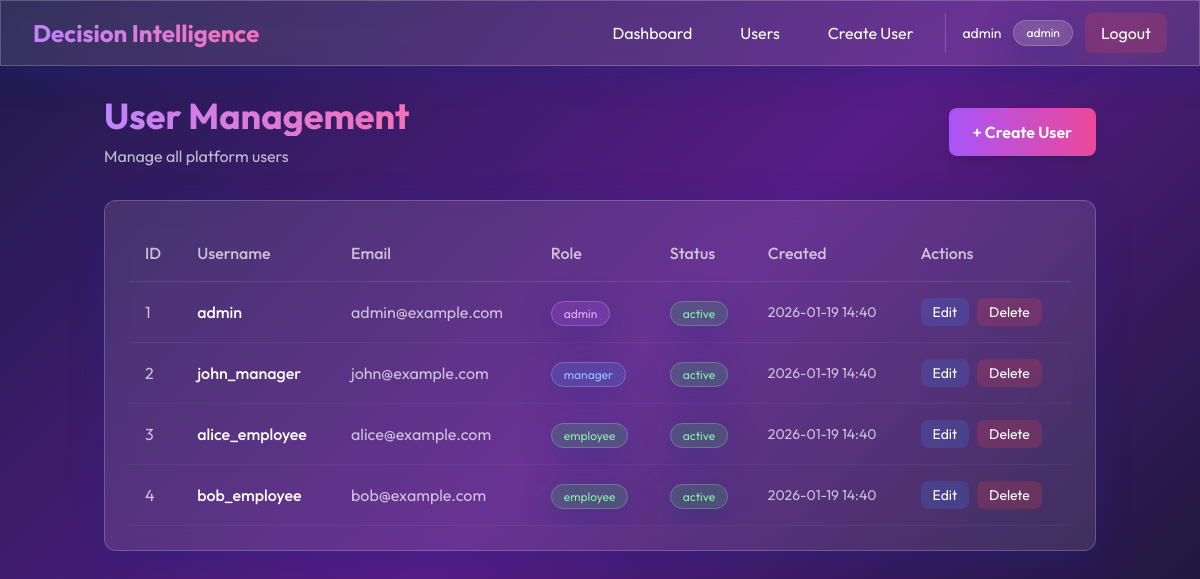
Before: /admin/users (signed in) with the older database file.
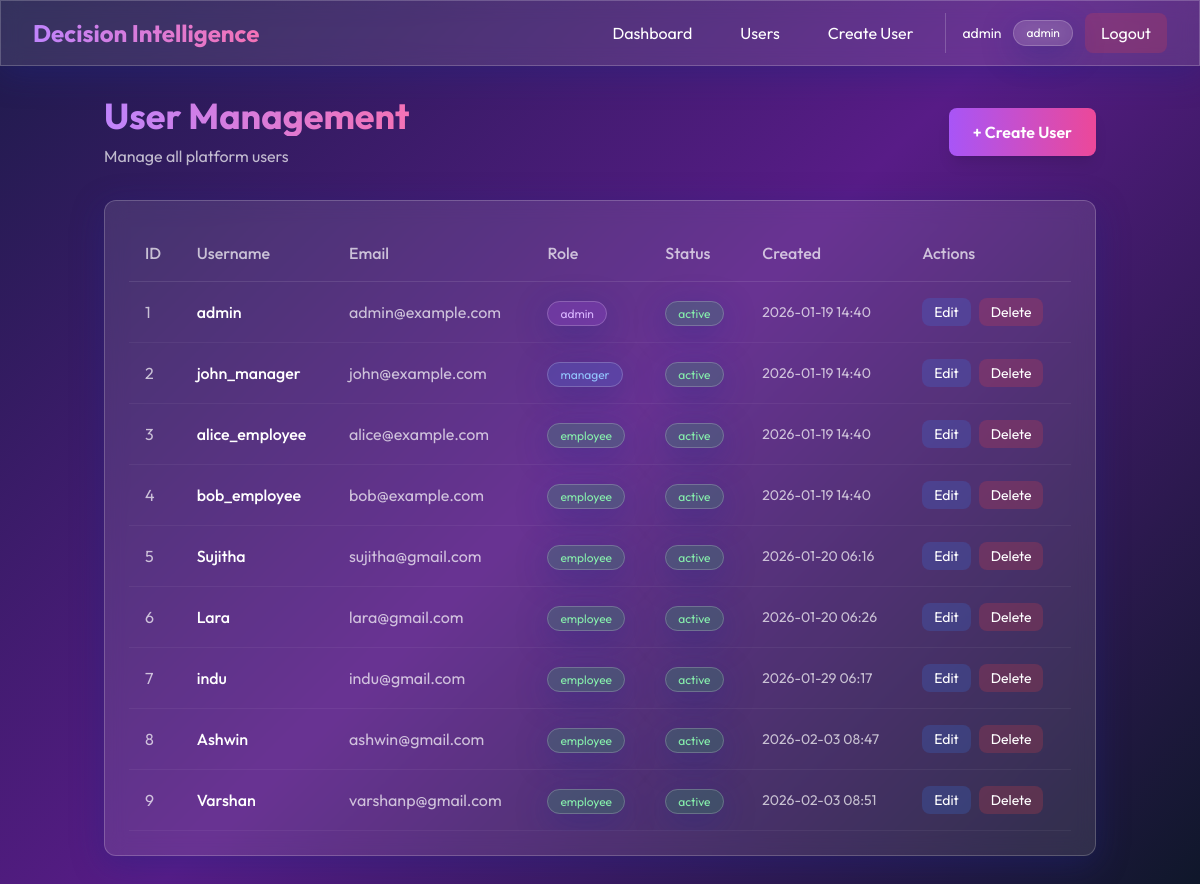
After: the same page with the newer database file.
### app.py (models this page shows, shortened)
class User(UserMixin, db.Model):
    id = db.Column(db.Integer, primary_key=True)
    username = db.Column(db.String(80), unique=True, nullable=False)
    email = db.Column(db.String(120), unique=True, nullable=False)
    password_hash = db.Column(db.String(200), nullable=False)
    role = db.Column(db.String(20), nullable=False)  # admin, manager, employee
    status = db.Column(db.String(20), default='active')
    created_at = db.Column(db.DateTime, default=datetime.utcnow)
    decisions = db.relationship('Decision', backref='creator', lazy=True)
    alerts = db.relationship('Alert', backref='user', lazy=True)

### app.py (the view)
@app.route('/admin/users')
@login_required
def admin_users():
    if current_user.role != 'admin':
        return redirect(url_for('landing'))
    users = User.query.all()
    return render_template('admin_users.html', users=users)

### app.py (called while the page is built)
@login_manager.user_loader
def load_user(user_id):
    return User.query.get(int(user_id))

### templates/admin_users.html (shortened to what this page needs)
{% extends "base.html" %}
{% block content %}
<div class="max-w-7xl mx-auto">
    <div class="mb-8 fade-in">
        <div class="flex items-center justify-between">
            <div>
                <h1
                    class="text-4xl font-bold mb-2 bg-gradient-to-r from-purple-400 to-pink-400 bg-clip-text text-transparent">
                </h1>
                <p class="text-white/70">Manage all platform users</p>
            </div>
            <a href="{{ url_for('admin_create_user') }}"
                class="px-6 py-3 rounded-lg bg-gradient-to-r from-purple-500 to-pink-500 hover:from-purple-600 hover:to-pink-600 transition transform hover:scale-105 shadow-lg font-semibold">
                + Create User
            </a>
        </div>
    </div>
    <div class="glass rounded-xl p-6 fade-in" style="animation-delay: 0.1s">
        <div class="overflow-x-auto">
            <table class="w-full">
                <thead>
                    <tr class="border-b border-white/10">
                        <th class="text-left py-4 px-4 text-white/70 font-medium">ID</th>
                        <th class="text-left py-4 px-4 text-white/70 font-medium">Username</th>
                        <th class="text-left py-4 px-4 text-white/70 font-medium">Email</th>
                        <th class="text-left py-4 px-4 text-white/70 font-medium">Role</th>
                        <th class="text-left py-4 px-4 text-white/70 font-medium">Status</th>
                        <th class="text-left py-4 px-4 text-white/70 font-medium">Created</th>
                        <th class="text-left py-4 px-4 text-white/70 font-medium">Actions</th>
                    </tr>
                </thead>
                <tbody>
                    {% for user in users %}
                    <tr class="border-b border-white/5 hover:bg-white/5 transition">
                        <td class="py-4 px-4 text-white/70">{{ user.id }}</td>
                        <td class="py-4 px-4 font-medium">{{ user.username }}</td>
                        <td class="py-4 px-4 text-white/70">{{ user.email }}</td>
                        <td class="py-4 px-4">
                            <span class="px-3 py-1 rounded-full text-xs glass
                                {% if user.role == 'admin' %}bg-purple-500/20 text-purple-300
                                {% elif user.role == 'manager' %}bg-blue-500/20 text-blue-300
                                {% else %}bg-green-500/20 text-green-300{% endif %}">
                                {{ user.role }}
                            </span>
                        </td>
                        <td class="py-4 px-4">
                            <span class="px-3 py-1 rounded-full text-xs glass
                                {% if user.status == 'active' %}bg-green-500/20 text-green-300
                                {% else %}bg-red-500/20 text-red-300{% endif %}">
                                {{ user.status }}
                            </span>
                        </td>
                        <td class="py-4 px-4 text-white/70 text-sm">{{ user.created_at.strftime('%Y-%m-%d %H:%M') }}
                        </td>
                        <td class="py-4 px-4">
                            <div class="flex gap-2">
                                <a href="{{ url_for('admin_edit_user', user_id=user.id) }}"
                                    class="px-3 py-1 rounded-lg bg-blue-500/20 hover:bg-blue-500/30 transition text-sm">
                                    Edit
                                </a>
                                <button onclick="confirmDelete({{ user.id }}, '{{ user.username }}')"
                                    class="px-3 py-1 rounded-lg bg-red-500/20 hover:bg-red-500/30 transition text-sm">
                                    Delete
                                </button>
                            </div>
                        </td>
                    </tr>
                    {% endfor %}
                </tbody>
            </table>
        </div>
    </div>
</div>
{% endblock %}

### templates/base.html (shortened to what this page needs)
<!DOCTYPE html>
<html lang="en">
<head>
    <script src="https://cdn.tailwindcss.com"></script>
</head>
<body class="text-white">
    {% if current_user.is_authenticated %}
    <nav class="glass fixed top-0 left-0 right-0 z-50">
        <div class="max-w-7xl mx-auto px-4 sm:px-6 lg:px-8">
            <div class="flex justify-between items-center h-16">
                <div class="flex items-center">
                    <h1
                        class="text-2xl font-bold bg-gradient-to-r from-purple-400 to-pink-400 bg-clip-text text-transparent">
                    </h1>
                </div>
                <div class="hidden md:flex items-center space-x-4">
                    {% block nav_links %}
                    {% if current_user.role == 'admin' %}
                    <a href="{{ url_for('admin_dashboard') }}"
                        class="px-4 py-2 rounded-lg hover:bg-white/10 transition">Dashboard</a>
                    <a href="{{ url_for('admin_users') }}"
                        class="px-4 py-2 rounded-lg hover:bg-white/10 transition">Users</a>
                    <a href="{{ url_for('admin_create_user') }}"
                        class="px-4 py-2 rounded-lg hover:bg-white/10 transition">Create User</a>
                    {% endif %}
                    {% endblock %}
                    <div class="flex items-center space-x-3 ml-4 pl-4 border-l border-white/20">
                        <span class="text-sm">{{ current_user.username }}</span>
                        <span class="px-3 py-1 rounded-full text-xs glass">{{ current_user.role }}</span>
                        <a href="{{ url_for('logout') }}"
                            class="px-4 py-2 bg-red-500/20 hover:bg-red-500/30 rounded-lg transition">Logout</a>
                    </div>
                </div>
            </div>
        </div>
    </nav>
    <div class="h-16"></div>
    {% endif %}
    <main class="{% if current_user.is_authenticated %}container mx-auto px-4 py-8{% endif %}">
        {% block content %}{% endblock %}
    </main>
</body>
</html>

### templates/base.html (style rules this page uses)
* { font-family: 'Outfit', sans-serif; }
body { background: linear-gradient(135deg, #1e1b4b 0%, #581c87 50%, #0f172a 100%); min-height: 100vh; background-attachment: fixed; }
.glass { background: rgba(255, 255, 255, 0.1); backdrop-filter: blur(10px); -webkit-backdrop-filter: blur(10px); border: 1px solid rgba(255, 255, 255, 0.2); box-shadow: 0 8px 32px 0 rgba(31, 38, 135, 0.37); }
.fade-in { animation: fadeIn 0.6s ease-out forwards; }
tbody tr { transition: all 0.3s ease; }
button, a.px-3 { transition: all 0.3s ease; }

Changed rows visible on the page:
added User: id "5", username "Sujitha", email "sujitha@gmail.com", role "employee", status "active", created_at "2026-01-20 06:16"
added User: id "6", username "Lara", email "lara@gmail.com", role "employee", status "active", created_at "2026-01-20 06:26"
added User: id "7", username "indu", email "indu@gmail.com", role "employee", status "active", created_at "2026-01-29 06:17"
added User: id "8", username "Ashwin", email "ashwin@gmail.com", role "employee", status "active", created_at "2026-02-03 08:47"
added User: id "9", username "Varshan", email "varshanp@gmail.com", role "employee", status "active", created_at "2026-02-03 08:51"
